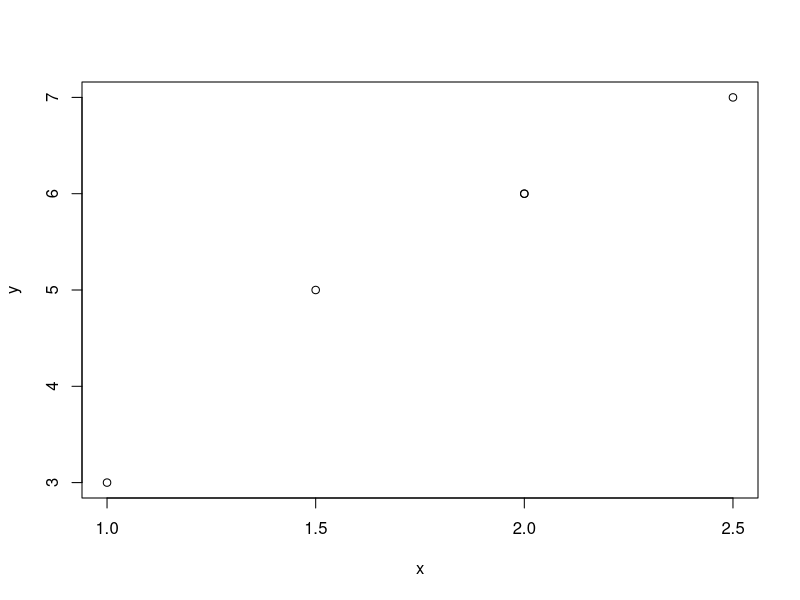
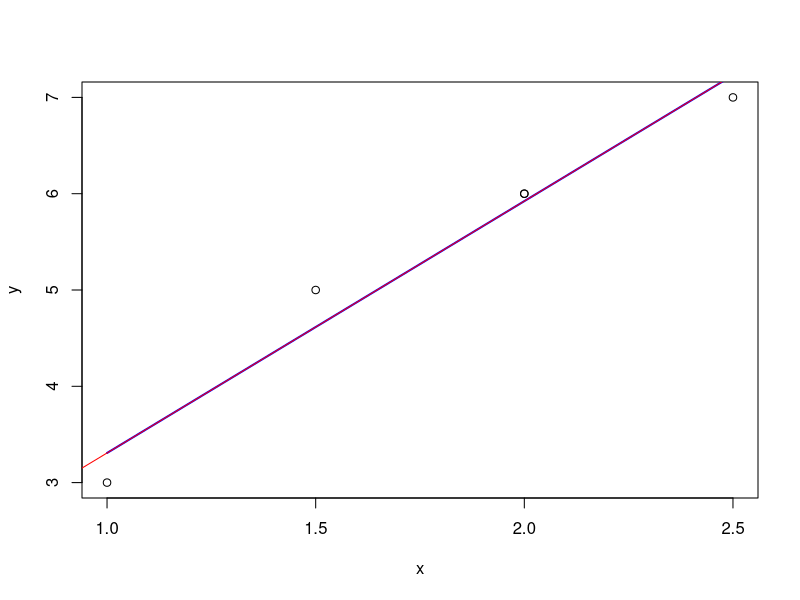
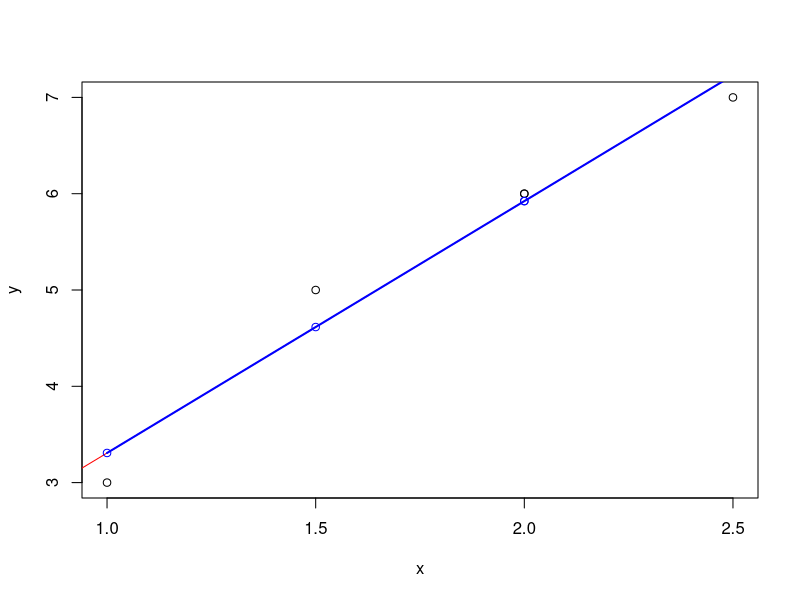
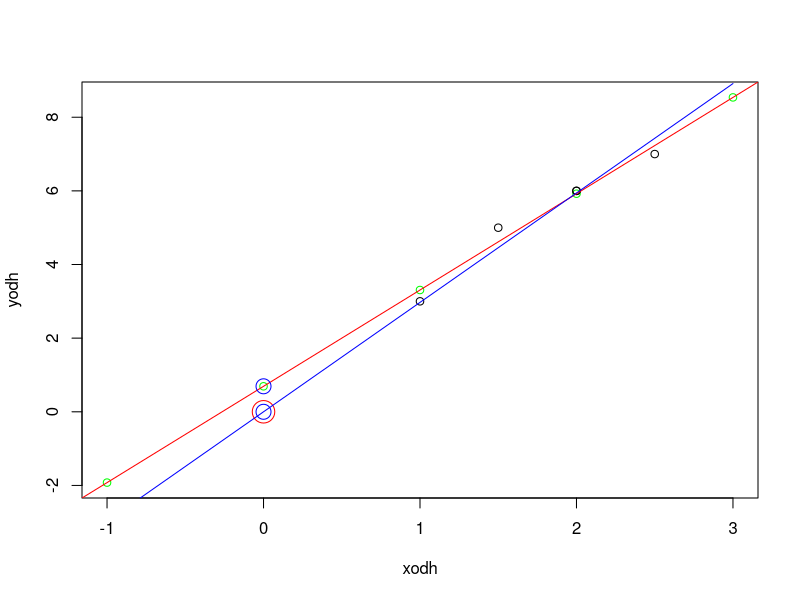
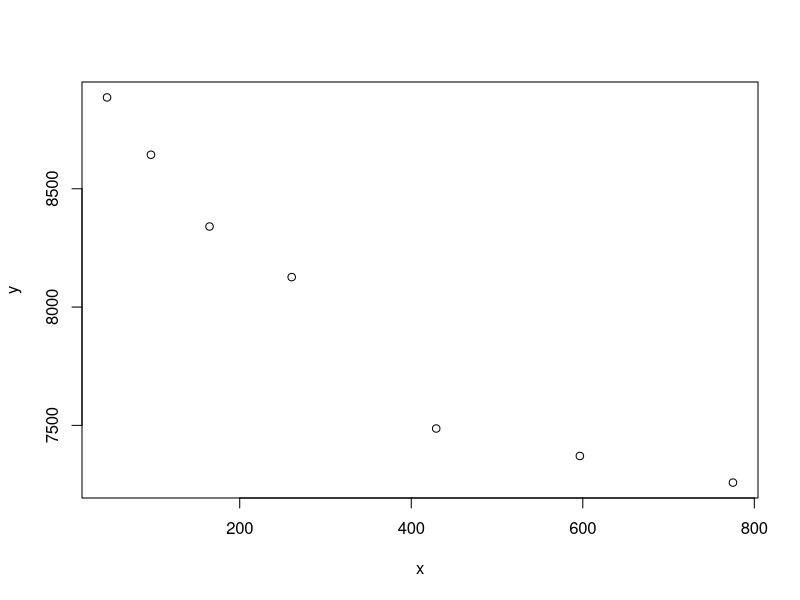
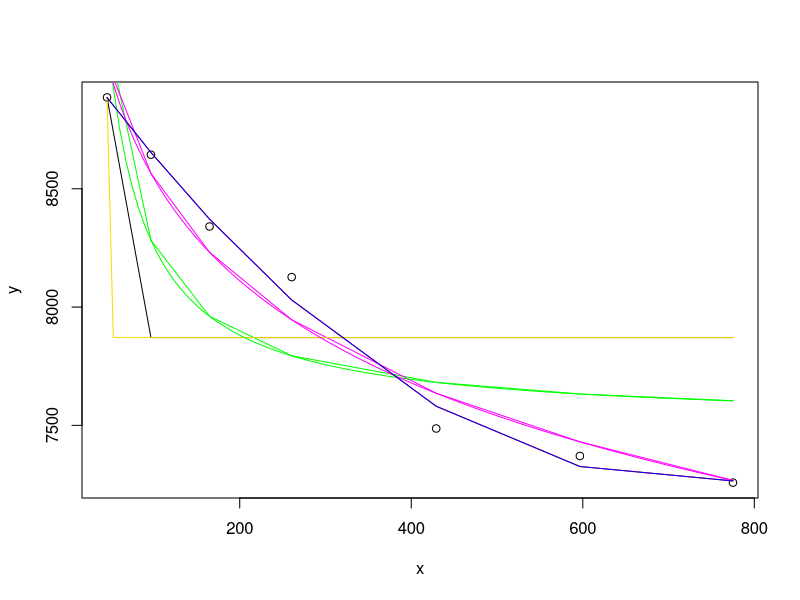
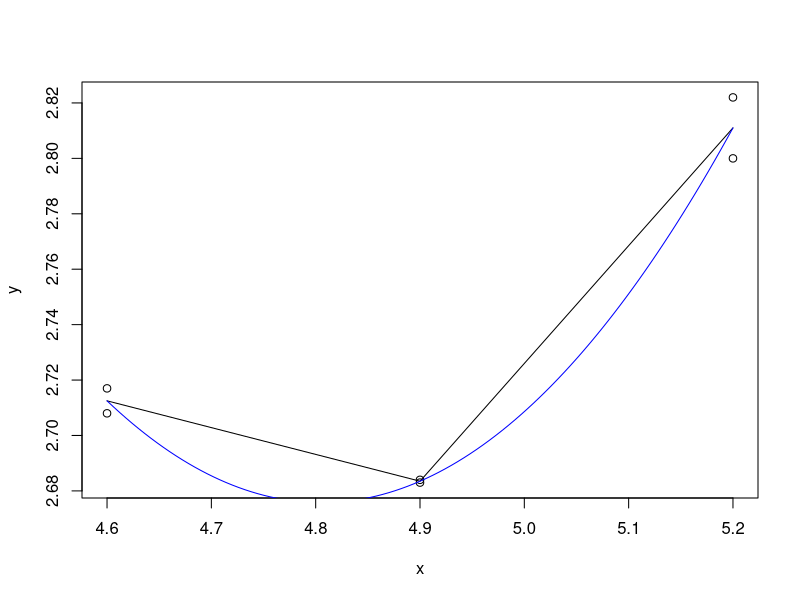
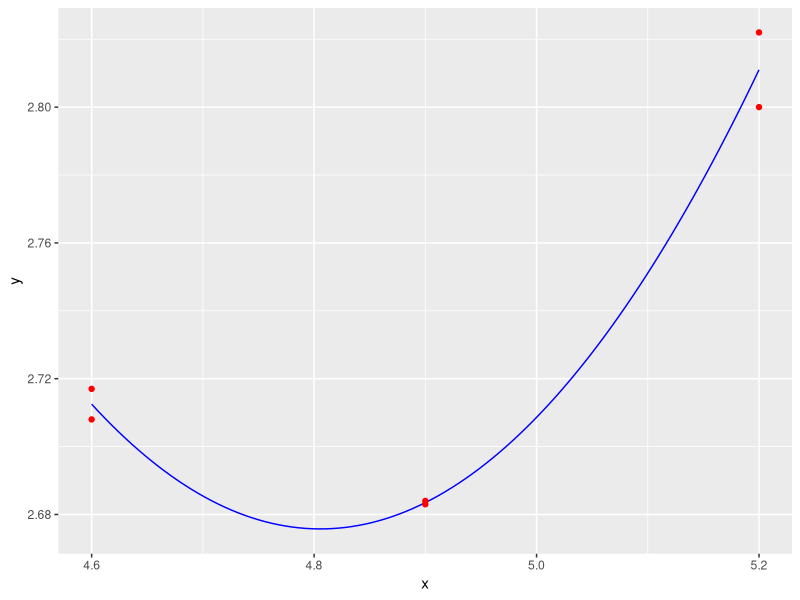

Here is the R script that generated these plots, in order:
### !!! http://pastebin.com
### !!! https://justpaste.it/

##########
### 1) Correlation analysis
### 2a) Regression analysis - linear regression
### 2b) RA - Linearised nonlinear models
### 2c) Multivariate linear regression
### 2d) Regression analysis - polynomial model
###     Quadratic polynomial
### 2e) See 5 sposobov vykreslania aproximacii in malaga_2020_Pisomka_Statistics_2.R
###     MATRIX EQUATION
### 3) Plots in corr. and reg. analysis
### 4) Nonlinear and other types of regression
###    - Gram-Schmidt orthogonalisation
###    - Nonlinear nls(...)
###    - Nonlinear optim(...)
###    - Generalized Linear Models - glm(...)
###    - Logistic growth
###    - MCMC regression
##########

##########
### 1) Correlation analysis
##########
x = c(1, 1.5, 2, 2, 2.5); x
y = c(3, 5,   6, 6, 5); y
y = c(3, 5,   6, 6, 7)
cor(x, y)
plot(x,y)
ca=cor.test(x, y); ca
attributes(ca)
ca$estimate; ca$p.value


plot(y ~ x);     ##  <=> plot(x, y);
ra=lm(y ~ x); ra;
lines(x, ra$fit, col='blue', lwd=2)  ### <=>:
abline( ra, col = "red" )

##########
### 2a) Regression analysis linear model
##########
x = c(1, 1.5, 2, 2, 2.5)
y = c(3, 5,   6, 6, 7)

ra = lm(y~x); ra
su=summary(ra); su
str(ra) # structure
attributes( ra )

su$coefficients[2,4]

ra$coef           # <=> coef( ra );      
ra$fitted.values  # <=> fitted( ra)      # 6 possibilities
ra$residuals      # <=> residuals( ra )
y-ra$fitted.values
anova(ra)         # !!!!!

### Plots
plot(y ~ x);     ##  <=> plot(x, y);
abline( ra, col = "red" )
lines(x, ra$fit, col='blue', lwd=2)  ### <=>:
points(x,ra$fit,col='blue')

##### !!!!! 
##### 6 solutions for p-value
##### 1-3 [t-test], 4-5[F-test], 6[cor-test]
### 1)
summary(ra)$coefficients[,4][2]   ### p_value_for_b <=>
### 2)
coef(summary(ra))[, "Pr(>|t|)"][2]              ### <=>
### 3)
summary(ra)[[4]][[8]]
### 4)
anova(ra)$'Pr(>F)'[1]
### 5)
pVal <- function (answ) {
  if (class(answ) != "lm") stop("Not an object of class 'lm' ")
  f = summary(answ)$fstatistic
  p = pf(f[1],f[2],f[3],lower.tail=F)
  attributes(p) = NULL
  return(p)
}
pVal(ra)
### 6)
cor.test(x,y)$p.value

#
# Check wether the line passes through the origo (0,0):
#
xodh = -1:3; xodh
yodh = ra$coef[1] + ra$coef[2]*xodh; yodh

plot(xodh,yodh,col='green')
points(x,y)
abline( lm(y ~ x), col = "red" )
points(0,0, cex=3, col="red") # not

points(0,ra$coefficients[1], cex=2, col="blue") # not

ra2 = lm(y ~ 0 + x)
yodh = ra2$coef[1]*xodh
lines(xodh, yodh, col='blue')
points(0,0, cex=2, col="blue") # OK


##########
### 2b) RA - Linearised nonlinear models
###          Linearizovatelne nelinearne modely
##########
x = c(  45.3,    96.5,   164.8,   260.6,  429.1,   596.6,   775.1)
y = c(8886.09, 8643.75, 8340.46, 8126.6, 7486.71, 7370.64, 7258.11)
plot(y~x)

plot(y~x)
z1=exp(-x); v1 = lm(y~z1);v1; z1 #!!??  # not good
z2=1/x;     v2 = lm(y~z2)        
z3=log(x);  v3 = lm(y~z3); 

summary(v1)  # not good
summary(v2)  # good
summary(v3)  # better

summary(v1)$coefficients[2,4]
summary(v2)$coefficients[2,4]
summary(v3)$coefficients[2,4]


# Polygons:
lines(x, v1$fit)               # not good
lines(x, v2$fit,col="green")   # good
lines(x, v3$fit,col="magenta") # better
                 

### Better lines:
xx=seq(min(x),max(x),len=101); xx
lines(xx,v1$coef[1]+v1$coef[2]*exp(-xx),col="gold")   # not good
lines(xx,v2$coef[1]+v2$coef[2]/xx,col="green")        # good
lines(xx,v3$coef[1]+v3$coef[2]*log(xx),col="magenta") # better

# CONTINUED - quadratic model
# Below more detailed 

v4a = lm(y ~ 1 + x + I(x^2)); 
lines(x, v4a$fit, col="red")   # best
#  <~~>
v4b = lm( y ~ poly(x,2) ); #v3b
lines(x, v4b$fit, col="blue")  

summary(v4a)  # best
summary(v4b)  # - <->
# However:
v4a
# <>!=
v4b # orthogonal polynomials

### Residual sum of squares - numerical criterion
### smaller and smaller values:
rs1=sum((v1$resid)^2);    formatC(rs1, format = "e", digits = 2)
rs2=sum((v2$resid)^2);    formatC(rs2, format = "e", digits = 2)
rs3=sum((v3$resid)^2);    formatC(rs3, format = "e", digits = 2)  # better
rs4a=sum((v4a$resid)^2);  formatC(rs4a, format = "e", digits = 2) # best
rs4b=sum((v4b$resid)^2);  formatC(rs4b, format = "e", digits = 2)


##########
### 2c) Multivariate linear regression
##########
### Temperatures in time t
t = c(  7,	9,	11,	13,	15,	17,	19,	21,	23)
o = c(	8.2,	10.7,	18.9,	26.7,	24.6,	13,	11.4,	10.6,	10.2)
r = c(	38.4,	38.5,	35.8,	35.8,	37,	38.4,	38.2,	37.6,	38.1)
s = c(	13.5,	13.6,	15.3,	17.2,	18.1,	17.9,	16.7,	15.8,	15.4)
i = c(	15.6,	16,	17.7,	19.7,	20.4,	19.7,	18.6,	17.9,	17.4)

df = data.frame(t=t,o=o,r=r,s=s,i=i); df
# See below further correlation plots:
cor(df)


# => we neglect t
reg = lm(i ~ o + r + s)
summary(reg)

reg2 = lm(i ~ o + s)
summary(reg2)

#=============

### MS in Excel
x1 = c(2310,2333,2356,2379,2402,2425,2448,2471,2494,2517,2540)
x2 = c(2,2,3,3,2,4,2,2,3,4,2)
x3 = c(2,2,1.5,2,3,2,1.5,2,3,4,3)
x4 = c(20,12,33,43,53,23,99,34,23,55,22)
y = c(142000,144000,151000,150000,139000,169000,126000,142900,163000,169000,149000)
r2 = lm(y ~ 1 + x1 + x2 + x3 + x4); r2$coeff
summary(r2)


##########
### 2d) Regression analysis - polynomial model 
###     5 sposobov
###     MATRIX EQUATION
##########

###
###     Quadratic polynomial
###
x=c(4.6, 4.6, 4.9, 4.9, 5.2, 5.2)
y=c(2.717,2.708,2.684,2.683,2.822,2.800)

vys2 <- lm(y ~ 1 + x + I(x^2))    
## <> lm( y ~ poly(x,2) ) # - orthogonal
plot(x,y)
lines(x, vys2$fit)
# <=>:
par = function(x, c) {
  c[1] + c[2]*x + c[3]*x^2 
}
xx = seq(min(x), max(x), len=101); xx  ## FromToBy
lines(xx, par(xx, vys2$coef), col = "blue" )

### 2e) See 5 sposobov vykreslania aproximacii 
###        in malaga_2020_Pisomka_Statistics_2.R
###        from C:\Csaba\__________Vyuka\___________Vyuka_2020_ZS\ApPrSt_vycuc\Pisomky\Pisomka_2
# A) 5 sposobov vykreslania aproximacii
#    - abline(ra)
#    - ra$coeff
#    - predict(ra,xdf)
# B) - ggplot
#    - stat_smooth

library(ggplot2)
dfx =data.frame(x=x, y=y);                  #dfx
dfxx=data.frame(x=xx,y=par(xx,vys2$coef));  #dfxx
ggplot(dfxx, aes(x=x, y=y)) + geom_line(color="blue") +
  geom_point(mapping = aes(x=x,y=y), data=dfx, color="red")

#ggplot(dfxx, aes(x = x, y = y)) + geom_line() +
#  geom_point(mapping = aes(x=x,y=y), data=data.frame(x=x,y=y))

###############

x = c(1, 1.5, 2, 2, 2.5)
y = c(3, 5,   6, 6, 7)

vys2 <- lm(y ~ 1 + x + I(x^2))    
## <> lm( y ~ poly(x,2) ) # - orthogonal
plot(x,y)
lines(x, vys2$fit)
# <=>:
par = function(x, c) {
  c[1] + c[2]*x + c[3]*x^2 
}
xx = seq(min(x), max(x), .5);  ## FromToBy
lines(xx, par(xx, vys2$coef), col = "blue" )
xx = seq(min(x), max(x), .2);  ## FromToBy
lines(xx, par(xx, vys2$coef), col = "blue" )
xx = seq(min(x), max(x), .1);  ## FromToBy
lines(xx, par(xx, vys2$coef), col = "magenta" )
#==============
  
###
###     MATRIX EQUATION
###
x = c(1, 1.5, 2, 2, 2.5)
y = c(3, 5,   6, 6, 7)
X = cbind( rep(1,length(x)), x, x^2); X
plot(x,y)
# <=>
model.matrix(~ x + I(x^2))

# Solve system:
# a %*% x = b => solve(a,b) returns the unknown x
#     X*c = Y # <=>
#  tX*X*c = tX*c
#
#   X  * c  = Y       # <=>
# X_n,3*c_3,1 = Y_n,1 # <=>

# Coeffs c inverse:     for theory
solve( t(X) %*% X) %*% t(X) %*% y # - good 
# Solve system QR: for computation
solve( t(X) %*% X, t(X) %*% y)    # - better - more stable
# <=>
lm.fit(x = X, y = y)$coeff
# <=>
r2 = lm(y ~ 1 + x + I(x^2)); r2$coeff

summary(r2)  # p-value: 0.007013

###
### Further models:
###

r3_1 = lm(y ~ 1 + I(x^2) + I(x^3)) 
summary(r3_1)  # p-value: 0.01511

r3_2 = lm(y ~ 1 + x  + I(x^3)) 
summary(r3_2)  # p-value: 0.008873

vys3 = lm(y ~ 1 + x + I(x^2) + I(x^3))
# interpolation:
summary(vys3)  # p-value: < 2.2e-16
lines(x, vys3$fit, col='green', lw=2)
# !?? interpolation is not acceptable if it has too many points

{
  set.seed(129)
  
  n <- 7 ; p <- 2
  X <- matrix(rnorm(n * p), n, p); X # no intercept!
  yy <- rnorm(n)
  w <- rnorm(n)^2
  lm.fit(x = X, y = yy)
  lm.wfit(x = X, y = yy, w = w)
  
}
{
  require(utils)
  
  set.seed(129)
  
  n <- 7 ; p <- 2
  XX <- matrix(rnorm(n * p), n, p) # no intercept!
  yy <- rnorm(n)
  w <- rnorm(n)^2
  
  str(lmw <- lm.wfit(x = XX, y = yy, w = w))
  
  str(lm. <- lm.fit (x = XX, y = yy))
  
  #install.packages("microbenchmark")
  if(require("microbenchmark")) {
    mb <- microbenchmark(lm(yy~XX), lm.fit(XX,yy), .lm.fit(XX,yy))
    print(mb)
    boxplot(mb, notch=TRUE)
  }
}

#########################
  
###
### Generated model
###
### y = a - 3*x + b*x^2 + c*sin(x)
###
(x=-50:50/30)
a=1;b=-1;c=4
set.seed(123)
y=a-3*x+b*x^2+c*sin(x)+rnorm(length(x),0,0.4)
plot(x,y)

### 2 transform:
z=x^2; u=sin(x)
set.seed(123); y=a-3*x+b*z+c*u+rnorm(length(x),0,2.4)
plot(x,y,col='gray')

# Mod 1:
vys1=lm(y~x+z+u)
lines(x, vys1$fit, col='blue', lwd=2)  ### <=>:
coef(summary(vys1))
sum(vys1$residuals^2); #anova(vys1);   
# Mod 2:
vys2=lm(y~z)
lines(x, vys2$fit, col='magenta', lwd=2)  ### <=>:
coef(summary(vys2))
sum(vys2$residuals^2); #anova(vys2);   


################
###
### 3) Plots in corr. and reg. analysis
###
### VYCUC z GGPLOT_3.R


### 10) scatterplotMatrix
set.seed(1); n=70; sd=2
feach_= rep(c(letters[16:21]),each=n/6, length=n)
dat <- data.frame(x = -((1:n)-n/2)^2 + rnorm(n,sd=sd),
                  y = 1:n + rnorm(n,sd=sd+2),
                  z = n:1 + rnorm(n,sd=sd+0.1),
                  u = 1:n + rnorm(n,sd=sd+1),
                  v = n:1 + rnorm(n,sd=sd+8),
                  w = (1:n)/2 + rnorm(n,sd=sd+16),
                  feach = feach_,
                  gtime = rep(c(letters[16:21]),times=n/6, length=n),
                  hsamp = sample(feach_, replace = TRUE, size=n))
head(round(dat[,1:6],3))
dat$feach; dat$gtime; dat$hsamp

qplot(factor(feach), x, data = dat, 
      geom = c("boxplot", "jitter"))

table(dat$feach, dat$hsamp)
table(round(dat$x,-3), dat$hsamp)
table(dat$hsamp, round(dat$y,-1))

#install.packages("car")
library(car)
scatterplotMatrix(dat[,1:3], smooth=F,
                  diagonal="histogram")
scatterplotMatrix(dat[,1:6], smooth=F,
                  diagonal="histogram")
# histogram-boxplot-density-qqplot

### 11) Correlation matrix
#install.packages("ellipse")
library(ellipse)
# Correlation table
ct = cor(dat[,1:6]); round(ct, 2); h=0.01
colorfun = colorRamp(c("#CC0000","white","#3366CC"))
plotcorr(ct, col=rgb(colorfun((ct+1)/2), maxColorValue=255), mar = c(h,h,h,h))

library(GGally)
data(flea)

ggpairs(flea, columns = 2:4, ggplot2::aes(colour=species)) 
### !!! See also: 
###     !!!!!!!!!! https://www.r-graph-gallery.com/correlogram.html
###     6_ggplot_____.R
###     _____3Dhist.R
###     ____________________!!!!!_____ggplot.R



################

###
### 4) Nonlinear and other types of regression
###
### 0) Gram-Schmidt orthogonalisation
### 1) Nonlinear nls(...)
### 2) Nonlinear optim(...)
### 3) Generalized Linear Models - glm(...)
###    Proportion and binary data
### 4) Logistic growth


###
### 0) Gram-Schmidt orthogonalisation
###
x = c(  45.3,    96.5,   164.8,   260.6,  429.1,   596.6,   775.1)
y = c(8886.09, 8643.75, 8340.46, 8126.6, 7486.71, 7370.64, 7258.11)
plot(x,y)
vys2 = lm(y ~ 1 + x + I(x^2))   
## <> lm( y ~ poly(x,2) ) $ - orthogonal polyn. - Gram-Schmidt orthogonalisation
lines(x, vys2$fit)
vys2$coefficients == lm( y ~ poly(x,2) )$coefficients

###
### 1) Nonlinear nls(...)
###
{
  nn=18
  set.seed(5948172)
  x = sort(runif(nn,0,2))
  y = 6*x/(2+x^3)
  ye = y +rnorm(nn,0,0.06)
  df = data.frame (x=x,y=y,ye=ye); df[1:3,]
  ### Treba zadat zaciatocne/startovacie hodnoty:
  v1 = nls(ye ~ aa*x /(bb + x^3),
           start = list( aa = 7, bb = 1), data=df)
  plot(x,ye)
  a0=coef(v1)[[1]]
  b0=coef(v1)[[2]]
  lines(x, a0*x /(b0 + x^3), col=2)
  summary(v1)
}


###
### 2) Nonlinear optim(...)
###
set.seed(594817)
x = seq(from=1, by=.2, length.out=21 )
e = stats::rnorm(length(x),mean=0,sd=3)
y = (x+4)^2
y = y + 1*e

f = function(v) { 
  a = v[1]; 
  b = v[2];
  sum(abs(y - ((x + a)^b)))
}
op = optim(c(1,1), f);  op[1:2]

###
### 3) Generalized Linear Models - glm(...)
###
###    Proportion and binary data
###    http://strata.uga.edu/8370/lecturenotes/generalizedLinearModels.html

###
### 4) Logistic growth
###
###    http://strata.uga.edu/8370/lecturenotes/nonlinearRegression.html

###
### 5) MCMC regression
###    Markkov Chain Monte Carlo
###    see script file: 6b_qMCMC_Regression_!!!!!!!!!!!!!!!.R
###############################


#=======================
### QQ plot:
x=1:100
y=1-3*x + rnorm(length(x),0,.5)
plot(x,y)
mod = lm(y~x)
summary(mod)
qqnorm(resid(mod)); qqline(resid(mod))
hist(resid(mod))
plot(mod$fit,mod$res) # <=> 
points(fitted(mod),resid(mod), col="blue")
